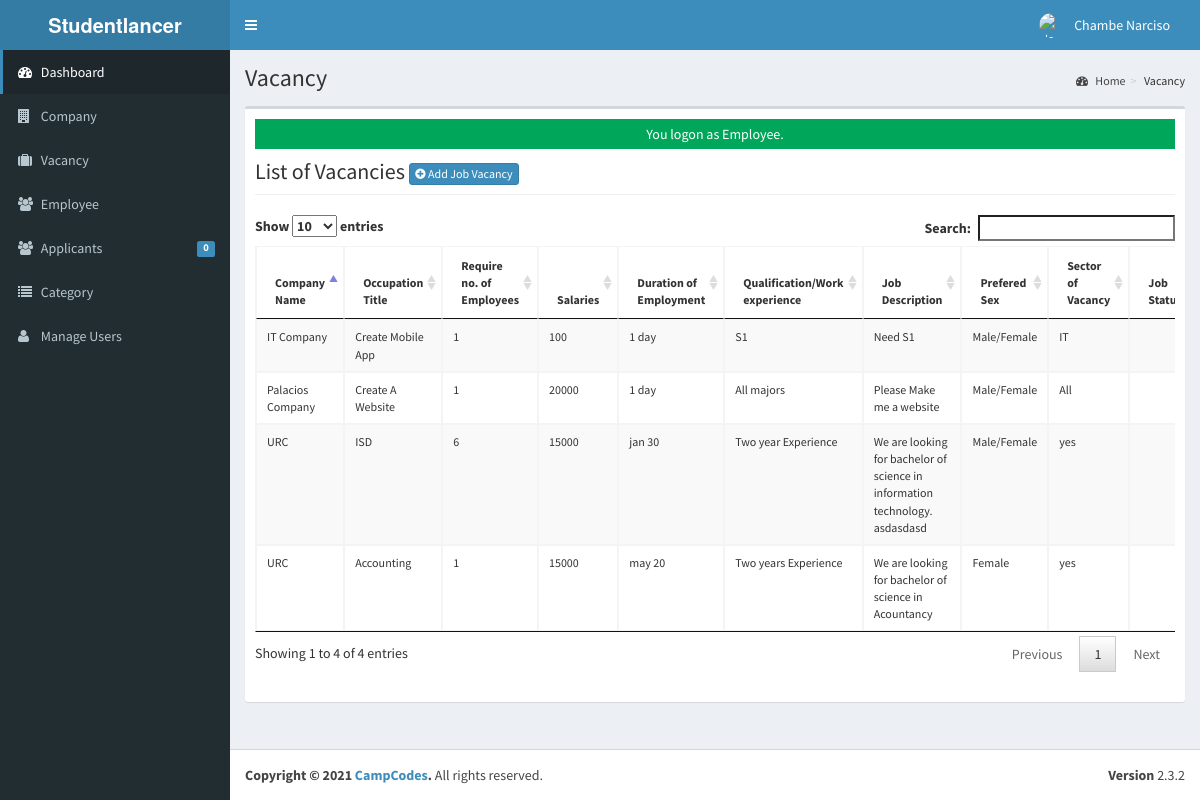
/admin/vacancy/index.php (signed in), run on an earlier commit of the app's database.
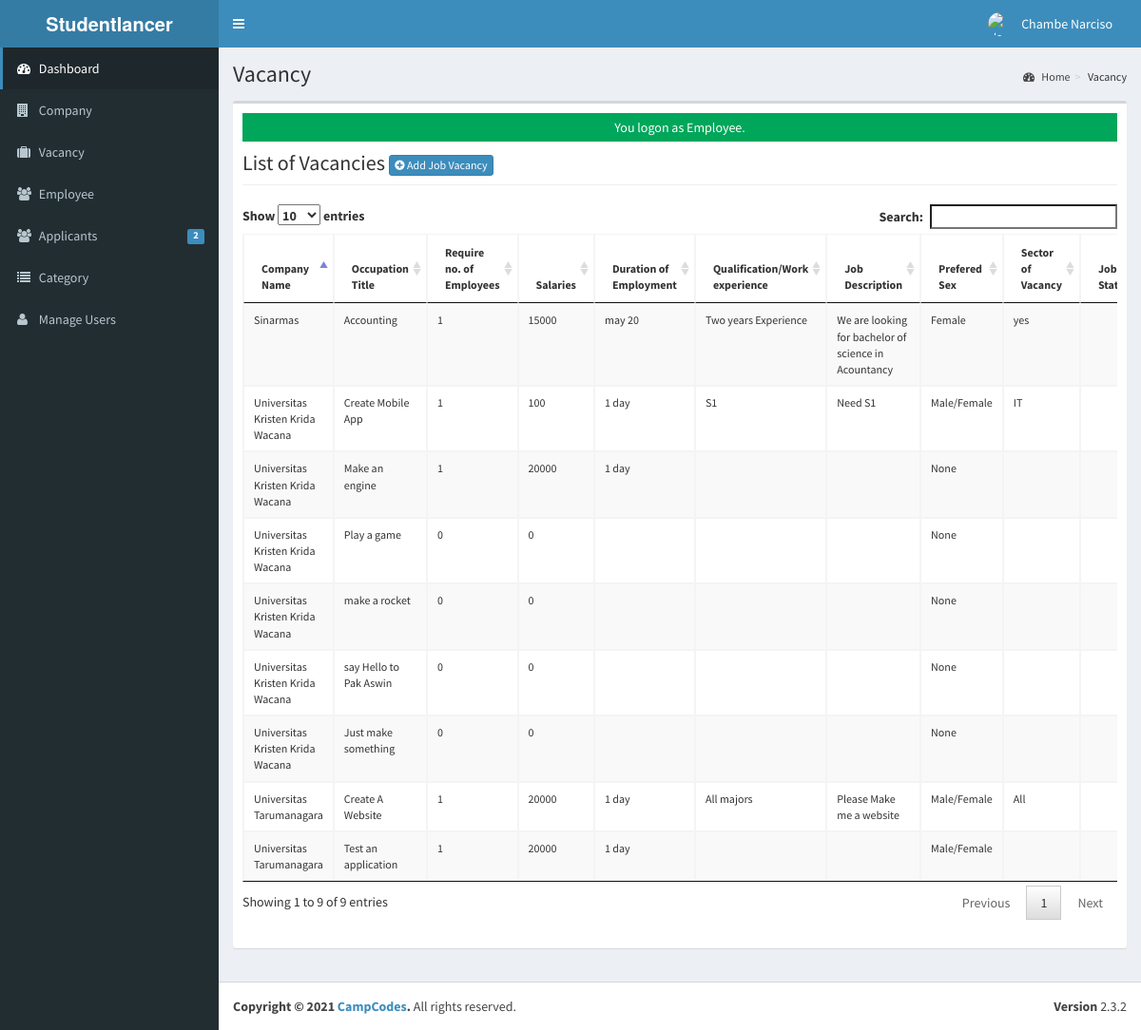
And on a later commit of the database.
### tables this page shows
CREATE TABLE `tbljob` (
  `JOBID` int(11) NOT NULL,
  `COMPANYID` int(11) NOT NULL,
  `RECRUITERNAME` varchar(255) NOT NULL,
  `CATEGORY` varchar(250) NOT NULL,
  `OCCUPATIONTITLE` varchar(90) NOT NULL,
  `REQ_NO_EMPLOYEES` int(11) NOT NULL,
  `SALARIES` double NOT NULL,
  `DURATION_EMPLOYEMENT` varchar(90) NOT NULL,
  `QUALIFICATION_WORKEXPERIENCE` text NOT NULL,
  `JOBDESCRIPTION` text NOT NULL,
  `PREFEREDSEX` varchar(30) NOT NULL,
  `SECTOR_VACANCY` text NOT NULL,
  `JOBSTATUS` varchar(90) NOT NULL,
  `DATEPOSTED` datetime NOT NULL
);

CREATE TABLE `tblcompany` (
  `COMPANYID` int(11) NOT NULL,
  `COMPANYNAME` varchar(90) NOT NULL,
  `COMPANYADDRESS` varchar(90) NOT NULL,
  `COMPANYCONTACTNO` varchar(30) NOT NULL,
  `COMPANYSTATUS` varchar(90) NOT NULL,
  `COMPANYMISSION` text NOT NULL
);

### admin/vacancy/index.php (called while the page is built, shortened)
<?php
require_once("../../include/initialize.php");
$title="Vacancy";
require_once ("../theme/templates.php");
?>

### include/function.php (called while the page is built, shortened)
<?php
function currentpage(){
		$this_page = $_SERVER['SCRIPT_NAME'];
	    $bits = explode('/',$this_page);
		 return $bits[3];
	}
		?>

### include/database.php (called while the page is built, shortened)
<?php
class Database {
	var $sql_string = '';
	private $conn;
	public function open_connection() {
		$this->conn = mysqli_connect(server,user,pass);
		if(!$this->conn){
			echo "Problem in database connection! Contact administrator!";
			exit();
		}else{
			$db_select = mysqli_select_db($this->conn,database_name);
		}
	}
	function setQuery($sql='') {
		$this->sql_string=$sql;
	}
	function executeQuery() {
		$result = mysqli_query($this->conn,$this->sql_string);
		return $result;
	}
	private function confirm_query($result) {
		return $result;
	}
	function loadResultList( $key='' ) {
		$cur = $this->executeQuery();
		$array = array();
		while ($row = mysqli_fetch_object($cur)) {
			if ($key) {
				$array[$row->$key] = $row;
			} else {
				$array[] = $row;
			}
		}
		return $array;
	}
	function loadSingleResult() {
		$cur = $this->executeQuery();
		while ($row = mysqli_fetch_object($cur)) {
		return $data = $row;
		}
	}
}
$mydb = new Database();

### admin/vacancy/list.php (the view, shortened to what the changed rows need)
<div class="row">
      	 <div class="col-lg-12">
           <h1 class="page-header">List of Vacancies  <a href="index.php?view=add" class="btn btn-primary btn-xs  ">  <i class="fa fa-plus-circle fw-fa"></i> Add Job Vacancy</a>  </h1>
      		</div>
  		 </div>
 		    <form action="controller.php?action=delete" Method="POST">
		     <div class="table-responsive">
			<table id="dash-table" class="table table-striped table-bordered table-hover"  style="font-size:12px" cellspacing="0">
			  <thead>
			  	<tr>
			  		<th>Company Name</th>
			  		<th>Occupation Title</th>
			  		<th>Require no. of Employees</th>
			  		<th>Salaries</th>
			  		<th>Duration of Employment</th>
			  		<th>Qualification/Work experience</th>
			  		<th>Job Description</th>
			  		<th>Prefered Sex</th>
			  		<th>Sector of Vacancy</th>
			  		<th>Job Status</th>
			  	</tr>
			  </thead>
			  <tbody>
			  	<?php
			  		$mydb->setQuery("SELECT * FROM `tbljob` j, `tblcompany` c WHERE j.COMPANYID=c.COMPANYID");
			  		$cur = $mydb->loadResultList();
					foreach ($cur as $result) {
			  		echo '<tr>';
			  			echo '<td>' . $result->COMPANYNAME.'</td>';
			  			echo '<td>' . $result->OCCUPATIONTITLE.'</td>';
			  			echo '<td>' . $result->REQ_NO_EMPLOYEES.'</td>';
			  			echo '<td>' . $result->SALARIES.'</td>';
			  			echo '<td>' . $result->DURATION_EMPLOYEMENT.'</td>';
			  			echo '<td>' . $result->QUALIFICATION_WORKEXPERIENCE.'</td>';
			  			echo '<td>' . $result->JOBDESCRIPTION.'</td>';
			  			echo '<td>' . $result->PREFEREDSEX.'</td>';
			  			echo '<td>' . $result->SECTOR_VACANCY.'</td>';
			  			echo '<td>' . $result->JOBSTATUS.'</td>';
			  		echo '</tr>';
			  	}
			  	?>
			  </tbody>
			</table>
			</form>

### admin/theme/templates.php (shortened to what the changed rows need)
<!DOCTYPE html>
<html>
<head>
  <link rel="stylesheet" href="<?php echo web_root; ?>bootstrap/css/bootstrap.min.css">
  <link rel="stylesheet" href="<?php echo web_root; ?>plugins/font-awesome/css/font-awesome.min.css">
  <link rel="stylesheet" href="<?php echo web_root; ?>dist/css/AdminLTE.min.css">
  <link rel="stylesheet" href="<?php echo web_root; ?>dist/css/skins/_all-skins.min.css">
  <link rel="stylesheet" href="<?php echo web_root; ?>plugins/iCheck/flat/blue.css">
  <link rel="stylesheet" href="<?php echo web_root; ?>plugins/morris/morris.css">
  <link rel="stylesheet" href="<?php echo web_root; ?>plugins/jvectormap/jquery-jvectormap-1.2.2.css">
  <link href="<?php echo web_root; ?>plugins/datepicker/bootstrap-datetimepicker.min.css" rel="stylesheet" media="screen">
  <link rel="stylesheet" href="<?php echo web_root; ?>plugins/dataTables/jquery.dataTables.min.css">
  <link rel="stylesheet" href="<?php echo web_root; ?>plugins/bootstrap-wysihtml5/bootstrap3-wysihtml5.min.css">
</head>
<body class="hold-transition skin-blue fixed sidebar-mini">
  <div class="wrapper">
    <aside class="main-sidebar">
      <section class="sidebar">
        <ul class="sidebar-menu">
          <li class="<?php echo (currentpage() == 'applicants') ? "active" : false; ?>">
            <a href="<?php echo web_root; ?>admin/applicants/">
              <i class="fa fa-users"></i> <span>Applicants</span>
              <span class="label label-primary pull-right">
                <?php
                $sql = "SELECT count(*) as 'APPL' FROM `tbljobregistration` WHERE `PENDINGAPPLICATION`=1";
                $mydb->setQuery($sql);
                $pending = $mydb->loadSingleResult();
                echo $pending->APPL;
                ?>
              </span>
            </a>
          </li>
        </ul>
      </section>
    </aside>
    <div class="content-wrapper">
      <section class="content-header">
        <h1>
          <?php echo isset($title) ? $title : ''; ?>
        </h1>
      </section>
      <section class="content">
        <div class="row">
          <div class="col-xs-12">
            <div class="box">
              <div class="box-body">
                <?php
                require_once $content;
                ?>
            </div>
          </div>
        </div>
      </section>
    </div>
</body>
</html>

What changed in the data, as far as the page shows it:
removed tbljob: COMPANYID.COMPANYNAME "URC", OCCUPATIONTITLE "ISD", REQ_NO_EMPLOYEES "6", SALARIES "15000", DURATION_EMPLOYEMENT "jan 30", QUALIFICATION_WORKEXPERIENCE "Two year Experience", JOBDESCRIPTION "We are looking for bachelor of science in information technology. asdasdasd", PREFEREDSEX "Male/Female", SECTOR_VACANCY "yes"
changed tbljob "Accounting": COMPANYID.COMPANYNAME "URC" → "Sinarmas"
changed tbljob "Create A Website": COMPANYID.COMPANYNAME "Palacios Company" → "Universitas Tarumanagara"
changed tbljob "Create Mobile App": COMPANYID.COMPANYNAME "IT Company" → "Universitas Kristen Krida Wacana"
added tbljob: COMPANYID.COMPANYNAME "Universitas Tarumanagara", OCCUPATIONTITLE "Test an application", REQ_NO_EMPLOYEES "1", SALARIES "20000", DURATION_EMPLOYEMENT "1 day", PREFEREDSEX "Male/Female"
added tbljob: COMPANYID.COMPANYNAME "Universitas Kristen Krida Wacana", OCCUPATIONTITLE "Make an engine", REQ_NO_EMPLOYEES "1", SALARIES "20000", DURATION_EMPLOYEMENT "1 day", PREFEREDSEX "None"
added tbljob: COMPANYID.COMPANYNAME "Universitas Kristen Krida Wacana", OCCUPATIONTITLE "Play a game", REQ_NO_EMPLOYEES "0", SALARIES "0", PREFEREDSEX "None"
added tbljob: COMPANYID.COMPANYNAME "Universitas Kristen Krida Wacana", OCCUPATIONTITLE "make a rocket", REQ_NO_EMPLOYEES "0", SALARIES "0", PREFEREDSEX "None"
added tbljob: COMPANYID.COMPANYNAME "Universitas Kristen Krida Wacana", OCCUPATIONTITLE "say Hello to Pak Aswin", REQ_NO_EMPLOYEES "0", SALARIES "0", PREFEREDSEX "None"
added tbljob: COMPANYID.COMPANYNAME "Universitas Kristen Krida Wacana", OCCUPATIONTITLE "Just make something", REQ_NO_EMPLOYEES "0", SALARIES "0", PREFEREDSEX "None"
Also different on the page:
$pending->APPL: "0" → "2"
text written by a page script: "Show entries Search: Showing 1 to 4 of 4 entries Previous 1 Next" → "Show entries Search: Showing 1 to 9 of 9 entries Previous 1 Next"
